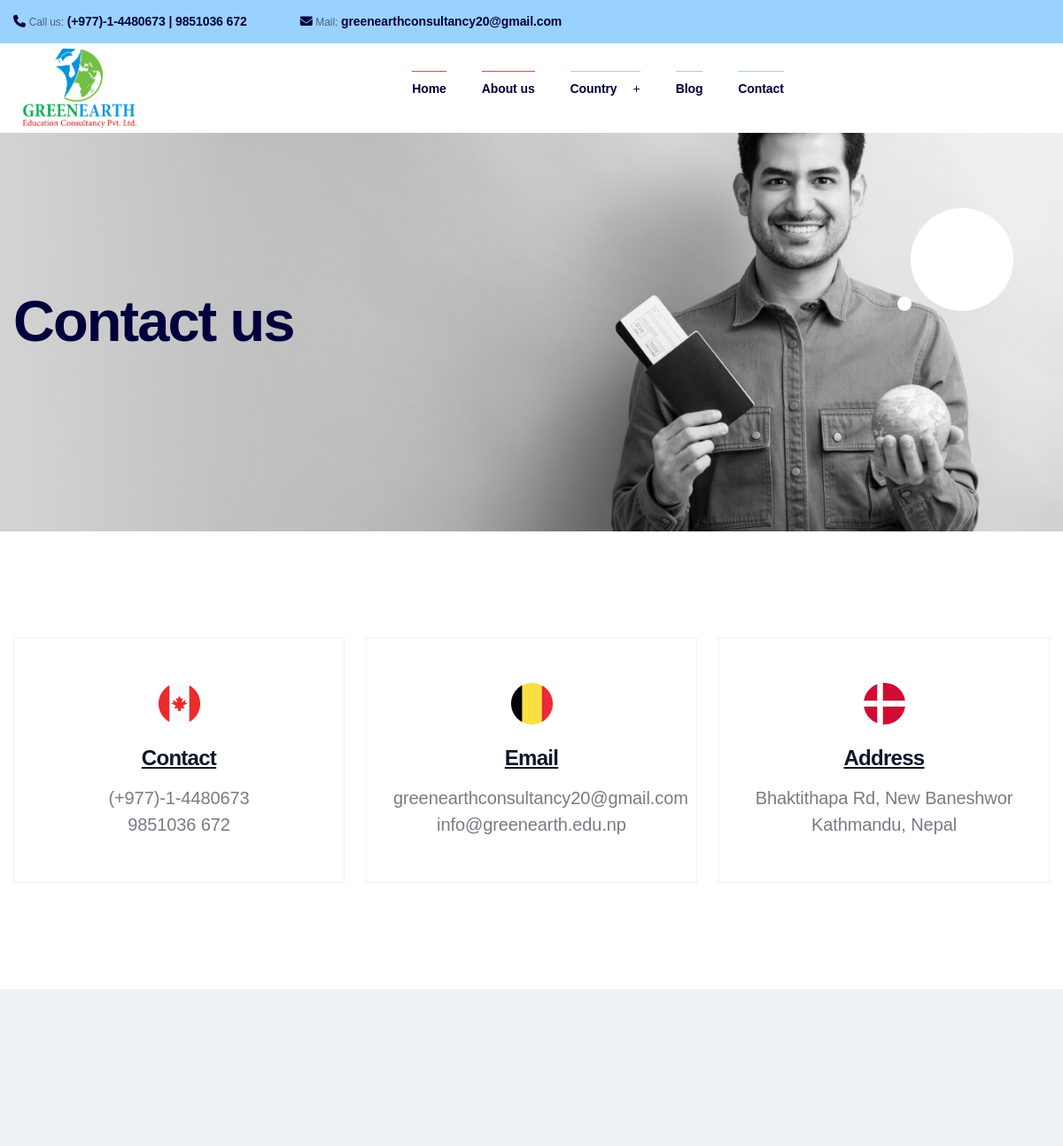
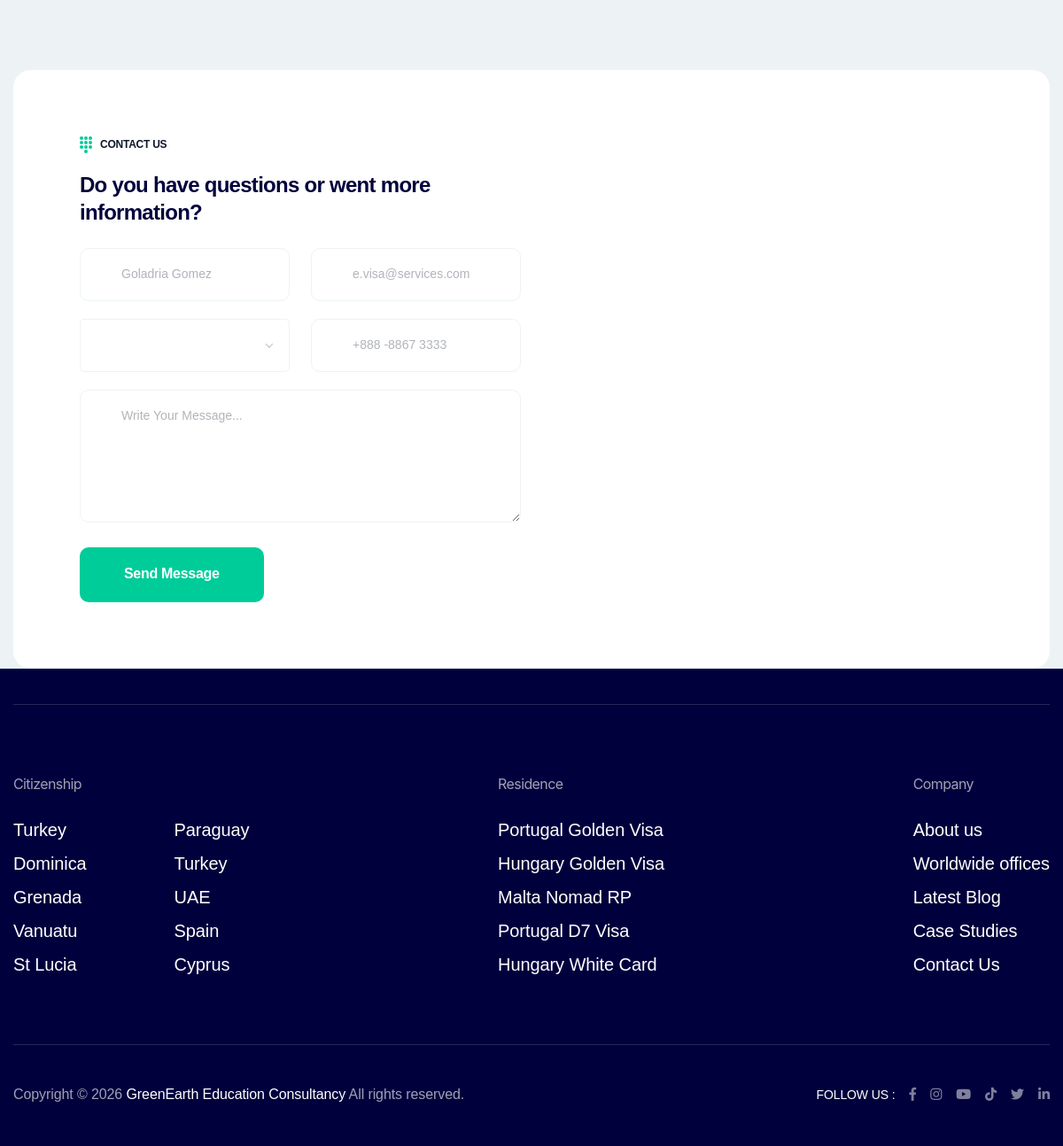
Page /contact-us on the committed database (2 pictures, top to bottom).
### settings/models.py (models this page shows, shortened)
class SiteInfo(models.Model):
    name = models.CharField(max_length=255, null=True, blank=True)
    phone = models.CharField(max_length=100, null=True, blank=True)
    mobile = models.CharField(max_length=100, null=True, blank=True)
    email = models.EmailField(max_length=100, null=True, blank=True)
    secondary_email = models.EmailField(max_length=255, null=True, blank=True)
    address = models.CharField(max_length=100)
    short_description = models.TextField(max_length=255, blank=True, null=True)
    created_at = models.DateTimeField(auto_now_add=True)
    updated_at = models.DateTimeField(auto_now=True)
    class Meta:
        verbose_name = 'Office Information'
        verbose_name_plural = 'Office Information'

class Logo(models.Model):
    name = models.CharField(max_length=255)
    logo = models.ImageField(
        upload_to='images', default='', blank=True, null=True)
    created_at = models.DateTimeField(auto_now_add=True)
    updated_at = models.DateTimeField(auto_now=True)
    class Meta:
        verbose_name = 'Logo'
        verbose_name_plural = 'Logo'

### core/views.py (the view)
# urls.py: path('contact-us', views.contact, name='contact'),
def contact(request):
    return render(request, 'contact.html')

### core/context_processor.py (called while the page is built)
def default(request):
    favicon = Favicon.objects.first()
    logo = Logo.objects.first()
    company_info = SiteInfo.objects.first()
    social_links = SocialLinks.objects.first()
    return {
        'favicon': favicon,
        'logo': logo,
        'company_info': company_info,
        'social_links': social_links,
    }

### templates/contact.html (shortened to what this page needs)
{% extends "base.html" %}
{% load static %}
{% block content %}
<main>
  <section
    class="breadcrumb pos-rel bg_img"
    data-background="{% static 'assets/img/breadcrumb_bg.jpg' %}"
  >
    <div class="container">
      <div class="breadcrumb__content">
        <h2 class="breadcrumb__title">Contact us</h2>
      </div>
    </div>
    <div class="breadcrumb__circle">
      <span class="big" data-parallax='{"y" : 100, "scale" : 0.1}'></span>
      <span class="small" data-parallax='{"y" : 100, "scale" : 0.1}'></span>
    </div>
  </section>
  <section class="contact pt-120 pb-120">
    <div class="container">
      <div class="row justify-content-md-center mt-none-30">
        <div class="col-lg-4 col-md-6 mt-30">
          <div class="xb-contact-info text-center">
            <div class="xb-item--flag">
              <img src="assets/img/country/img_01.png" alt="" />
            </div>
            <h3 class="xb-item--title"><a href="#!">Contact</a></h3>
            <div class="xb-item--content">
              {{ company_info.phone}} <br />
              {{ company_info.mobile }}
            </div>
          </div>
        </div>
        <div class="col-lg-4 col-md-6 mt-30">
          <div class="xb-contact-info text-center">
            <div class="xb-item--flag">
              <img src="assets/img/country/img_02.png" alt="" />
            </div>
            <h3 class="xb-item--title"><a href="#!">Email</a></h3>
            <div class="xb-item--content">
              {{ company_info.email }} <br />
              {{ company_info.secondary_email }}
            </div>
          </div>
        </div>
        <div class="col-lg-4 col-md-6 mt-30">
          <div class="xb-contact-info text-center">
            <div class="xb-item--flag">
              <img src="assets/img/country/img_03.png" alt="" />
            </div>
            <h3 class="xb-item--title"><a href="#!">Address</a></h3>
            <div class="xb-item--content">
              {{ company_info.address }} <br />
              Kathmandu, Nepal
            </div>
          </div>
        </div>
      </div>
    </div>
  </section>
  <section class="contact contact-pt gray-bg">
    <div class="container">
      <div class="xb-contact pos-rel">
        <div class="row">
          <div class="col-lg-6">
            <div class="xb-item--inner">
              <div class="xb-item--holder mb-25">
                <span
                  ><img src="assets/img/icon/n_pad.svg" alt="" />Contact
                  Us</span
                >
                <h3>
                  Do you have questions or went more <br />
                  information?
                </h3>
              </div>
              <form class="xb-item--form contact-from" action="#!">
                <div class="row">
                  <div class="col-lg-6">
                    <div class="xb-item--field">
                      <input type="text" placeholder="Goladria Gomez" />
                    </div>
                  </div>
                  <div class="col-lg-6">
                    <div class="xb-item--field">
                      <input type="text" placeholder="e.visa@services.com" />
                    </div>
                  </div>
                  <div class="col-lg-6">
                  </div>
                  <div class="col-lg-6">
                    <div class="xb-item--field">
                      <input type="text" placeholder="+888 -8867 3333" />
                    </div>
                  </div>
                  <div class="col-12">
                    <div class="xb-item--field">
                      <textarea
                        name="message"
                        id="message"
                        cols="30"
                        rows="10"
                        placeholder="Write Your Message..."
                      ></textarea>
                    </div>
                  </div>
                  <div class="col-12">
                    <button class="thm-btn" type="submit">Send Message</button>
                  </div>
                </div>
              </form>
            </div>
          </div>
        </div>
        <div class="google-map">
            <iframe src="https://www.google.com/maps/embed?pb=!1m18!1m12!1m3!1d3532.8588353570008!2d85.33196207546675!3d27.690757576192077!2m3!1f0!2f0!3f0!3m2!1i1024!2i768!4f13.1!3m3!1m2!1s0x39eb1938483e13db%3A0x30d90d05ec6016b9!2sGreenEarth%20Education%20Consultancy!5e0!3m2!1sen!2snp!4v1772031098917!5m2!1sen!2snp" width="600" height="450" style="border:0;" allowfullscreen="" loading="lazy"></iframe>
        </div>
      </div>
    </div>
  </section>
</main>
{% endblock content %}

### templates/base.html (shortened to what this page needs)
{% load static %}
<!doctype html>
<html lang="zxx">
  <head>
    <link
      rel="stylesheet"
      href="https://cdnjs.cloudflare.com/ajax/libs/font-awesome/6.5.1/css/all.min.css"
    />
    <link rel="stylesheet" href="{% static 'assets/css/bootstrap.min.css' %}" />
    <link rel="stylesheet" href="{% static 'assets/css/fontawesome.css' %}" />
    <link rel="stylesheet" href="{% static 'assets/css/animate.css' %}" />
    <link rel="stylesheet" href="{% static 'assets/css/swiper.min.css' %}" />
    <link rel="stylesheet" href="{% static 'assets/css/odometer.css' %}" />
    <link rel="stylesheet" href="{% static 'assets/css/nice-select.css' %}" />
    <link rel="stylesheet" href="{% static 'assets/css/jquery-ui.min.css' %}" />
    <link
      rel="stylesheet"
      href="{% static 'assets/css/magnific-popup.css' %}"
    />
    <link rel="stylesheet" href="{% static 'assets/css/main.css' %}" />
  </head>
  <body class="citizenship_residency">
    <div class="body_wrap">
      <header class="site-header header-style-one citizenship-header">
        <div class="header__top-wrap gray-bg">
          <div class="container">
            <div class="header__top ul_li_between">
              <ul class="header__top-cta ul_li list-unstyled">
                <li>
                  <i class="fa-solid fa-phone"></i> <span>Call us:</span>
                  {{ company_info.phone }} | {{ company_info.mobile }}
                </li>
                <li>
                  <i class="fa-solid fa-envelope"></i> <span>Mail:</span>
                  {{ company_info.email }}
                </li>
              </ul>
            </div>
          </div>
        </div>
        <div class="header__wrap stricky">
          <div class="container">
            <div class="header__inner ul_li_between">
              <div class="header__logo">
                <a href="/"
                  ><img
                    src="{{ logo.logo.url }}"
                    alt="{{ logo.title }}"
                    width="150"
                /></a>
              </div>
              <div class="main-menu__wrap ul_li navbar navbar-expand-lg">
                <nav class="main-menu collapse navbar-collapse">
                  <ul>
                    <li class="active">
                      <a href="/"><span>Home</span></a>
                    </li>
                    <li class="active">
                      <a href="{% url 'about'%}"><span>About us</span></a>
                    </li>
                    <li class="menu-item-has-children">
                      <a href="#!"><span>Country</span></a>
                    </li>
                    <li class="">
                      <a href="{% url 'blog' %}"><span>Blog</span></a>
                    </li>
                    <li>
                      <a href="{% url 'contact'%}"><span>Contact</span></a>
                    </li>
                  </ul>
                </nav>
              </div>
            </div>
          </div>
        </div>
      </header>
      {% block content %} {% endblock content %}
      <footer
        class="site-footer footer-style-four pt-40"
        data-bg-color="#00003c"
      >
        <div class="container">
          <div class="footer-wrap ul_li_between">
            <div class="footer__widget">
              <h3 class="widget-title">Citizenship</h3>
              <ul class="list-unstyled">
                <li class="footer__link-wrap ul_li">
                  <ul class="footer__links list-unstyled">
                    <li><a href="#!">Turkey</a></li>
                    <li><a href="#!">Dominica</a></li>
                    <li><a href="#!">Grenada</a></li>
                    <li><a href="#!">Vanuatu</a></li>
                    <li><a href="#!">St Lucia</a></li>
                  </ul>
                  <ul class="footer__links list-unstyled">
                    <li><a href="#!">Paraguay</a></li>
                    <li><a href="#!">Turkey</a></li>
                    <li><a href="#!">UAE</a></li>
                    <li><a href="#!">Spain</a></li>
                    <li><a href="#!">Cyprus</a></li>
                  </ul>
                </li>
              </ul>
            </div>
            <div class="footer__widget">
              <h3 class="widget-title">Residence</h3>
              <ul class="footer__links list-unstyled">
                <li><a href="#!">Portugal Golden Visa</a></li>
                <li><a href="#!">Hungary Golden Visa</a></li>
                <li><a href="#!">Malta Nomad RP</a></li>
                <li><a href="#!">Portugal D7 Visa</a></li>
                <li><a href="#!">Hungary White Card</a></li>
              </ul>
            </div>
            <div class="footer__widget">
              <h3 class="widget-title">Company</h3>
              <ul class="footer__links list-unstyled">
                <li><a href="#!">About us</a></li>
                <li><a href="#!">Worldwide offices</a></li>
                <li><a href="#!">Latest Blog</a></li>
                <li><a href="#!">Case Studies</a></li>
                <li><a href="#!">Contact Us</a></li>
              </ul>
            </div>
          </div>
          <div class="footer__copyright ul_li_between">
            <div class="footer__copyright-text mt-15">
              Copyright © {% now 'Y' %}
              <a href="#">GreenEarth Education Consultancy</a> All rights
              reserved.
            </div>
            <ul class="footer__social ul_li_right mt-15">
              <li class="follow-text">Follow us :</li>
              {% if social_links.facebook_link %}
              <li>
                <a href="{{ social_links.facebook_link }}" target="_blank">
                  <i class="fab fa-facebook-f"></i>
                </a>
              </li>
              {% endif %} {% if social_links.instagram_link %}
              <li>
                <a href="{{ social_links.instagram_link }}" target="_blank">
                  <i class="fab fa-instagram"></i>
                </a>
              </li>
              {% endif %} {% if social_links.youtube_link %}
              <li>
                <a href="{{ social_links.youtube_link }}" target="_blank">
                  <i class="fab fa-youtube"></i>
                </a>
              </li>
              {% endif %} {% if social_links.tiktok_link %}
              <li>
                <a href="{{ social_links.tiktok_link }}" target="_blank">
                  <i class="fab fa-tiktok"></i>
                </a>
              </li>
              {% endif %} {% if social_links.twitter_link %}
              <li>
                <a href="{{ social_links.twitter_link }}" target="_blank">
                  <i class="fab fa-twitter"></i>
                </a>
              </li>
              {% endif %} {% if social_links.linkedin_link %}
              <li>
                <a href="{{ social_links.linkedin_link }}" target="_blank">
                  <i class="fab fa-linkedin-in"></i>
                </a>
              </li>
              {% endif %}
            </ul>
          </div>
        </div>
      </footer>
    </div>
  </body>
</html>

### rows in the picture
SiteInfo: phone "(+977)-1-4480673", mobile "9851036 672", email "greenearthconsultancy20@gmail.com", secondary_email "info@greenearth.edu.np", address "Bhaktithapa Rd, New Baneshwor"
Logo: logo (picture)
